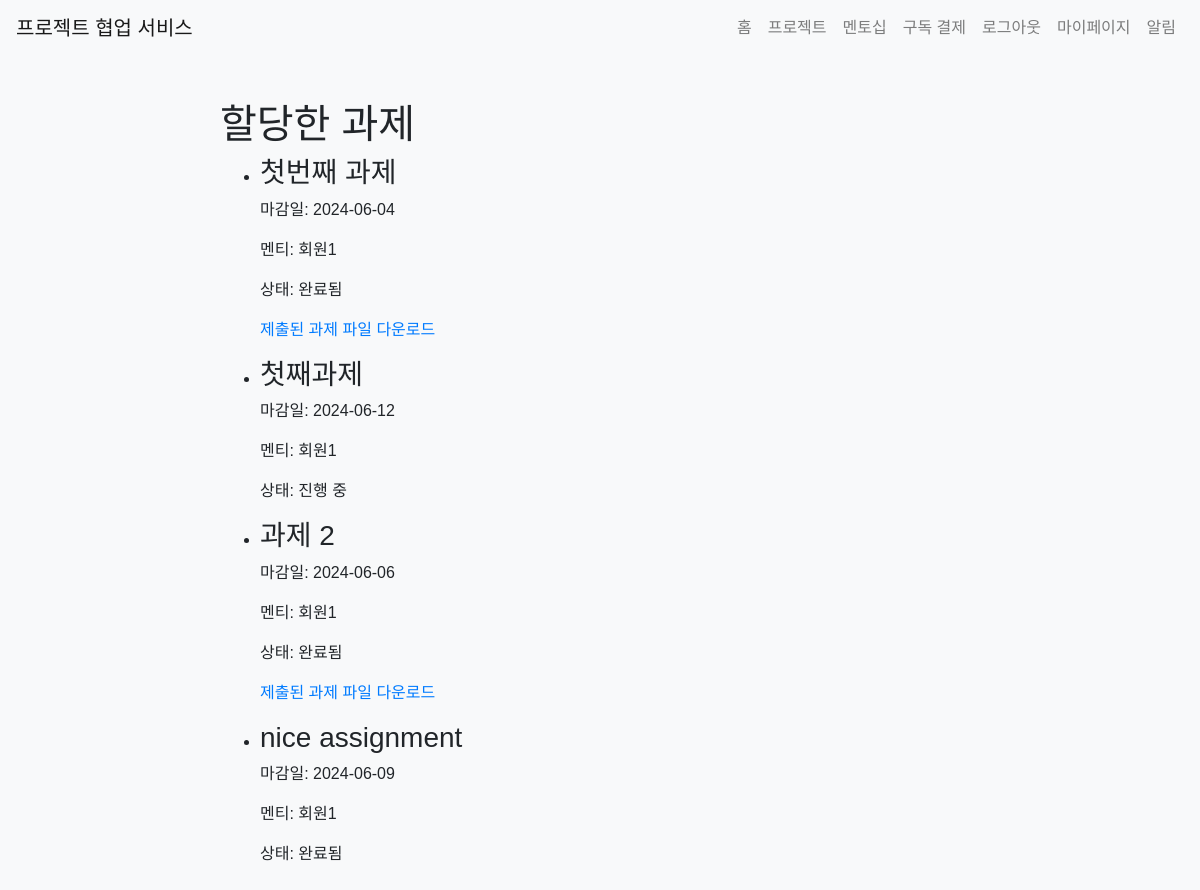
Page /mentorship/assigned_tasks (signed in) on the committed database.
### app/models.py (models this page shows)
class Assignment(db.Model):
    id = db.Column(db.Integer, primary_key=True)
    mentor_id = db.Column(db.Integer, db.ForeignKey('user.id'), nullable=False)
    mentee_id = db.Column(db.Integer, db.ForeignKey('user.id'), nullable=False)
    title = db.Column(db.String(100), nullable=False)
    description = db.Column(db.Text, nullable=False)
    deadline = db.Column(db.DateTime, nullable=False)
    completed = db.Column(db.Boolean, default=False)
    mentor = db.relationship('User', foreign_keys=[mentor_id], backref=db.backref('given_assignments', lazy=True))
    mentee = db.relationship('User', foreign_keys=[mentee_id], backref=db.backref('received_assignments', lazy=True))
    file = db.Column(db.String(255), nullable = True)
    def is_past_due(self):
        return datetime.now(timezone.utc) > self.deadline.replace(tzinfo = timezone.utc)
    def is_completed(self):
        return self.completed or self.is_past_due()

class User(UserMixin, db.Model):
    id = db.Column(db.Integer, primary_key=True)
    name = db.Column(db.String(100), nullable=False)
    email = db.Column(db.String(120), unique=True, nullable=False)
    password = db.Column(db.String(255), nullable=False)
    bio = db.Column(db.Text)
    notifications = db.relationship('Notification', back_populates='user', lazy=True)
    projects = db.relationship('Project', secondary='project_participant', back_populates='participants', overlaps="project_participants")
    subscription = db.relationship('Subscription', back_populates='subscriber', uselist=False)
    created_projects = db.relationship('Project', back_populates='client', lazy=True, foreign_keys='Project.client_id')
    mentees = db.relationship('User',
                              secondary=mentorship_mentor,
                              primaryjoin=(mentorship_mentor.c.mentor_id == id),
                              secondaryjoin=(mentorship_mentor.c.mentee_id == id),
                              backref=db.backref('mentors', lazy='dynamic'),
                              lazy='dynamic')
    pending_mentees = db.relationship('User',
                                    secondary=mentorship_mentee,
                                    primaryjoin=(mentorship_mentee.c.mentor_id == id),
                                    secondaryjoin=(mentorship_mentee.c.mentee_id == id),
                                    backref=db.backref('pending_mentors', lazy='dynamic'),
                                    lazy='dynamic')
    project_participants = db.relationship('ProjectParticipant', back_populates='user', lazy=True, overlaps="projects")

### app/views/mentorship.py (the view)
@bp.route('/assigned_tasks')
@login_required
def assigned_tasks():
    tasks = current_user.given_assignments
    return render_template('mentorship/assigned_tasks.html', tasks=tasks)

### app/__init__.py (called while the page is built)
@login_manager.user_loader
def load_user(user_id):
    if user_id is not None:
        return User.query.get(int(user_id))
    return None

### app/templates/mentorship/assigned_tasks.html
{% extends 'base.html' %}
{% block content %}
<h1>할당한 과제</h1>
<ul>
  {% for task in tasks %}
  <li>
    <h3>{{ task.title }}</h3>
    <p>마감일: {{ task.deadline.strftime('%Y-%m-%d') }}</p>
    <p>멘티: {{ task.mentee.name }}</p>
    <p>상태: {% if task.is_completed() %}완료됨{% else %}진행 중{% endif %}</p>
    {% if task.completed %}
      {% if task.file %}
      <p><a href="{{ url_for('mentorship.download_file', filename=task.file) }}">제출된 과제 파일 다운로드</a></p>
      {% else %}
      <p><button class="btn btn-secondary" disabled>제출된 과제 파일 없음</button></p>
      {% endif %}
    {% endif %}
  </li>
  {% endfor %}
</ul>
{% endblock %}

### app/static/css/style.css (style rules this page uses)
body { font-family: Arial, sans-serif; background-color: #f8f9fa; margin: 0; padding: 0; }

### rows in the picture
Assignment: title "첫번째 과제", deadline "2024-06-04", mentee.name "회원1", completed "완료됨"
Assignment: title "첫째과제", deadline "2024-06-12", mentee.name "회원1", completed "진행 중"
Assignment: title "과제 2", deadline "2024-06-06", mentee.name "회원1", completed "완료됨"
Assignment: title "nice assignment", deadline "2024-06-09", mentee.name "회원1", completed "완료됨"
